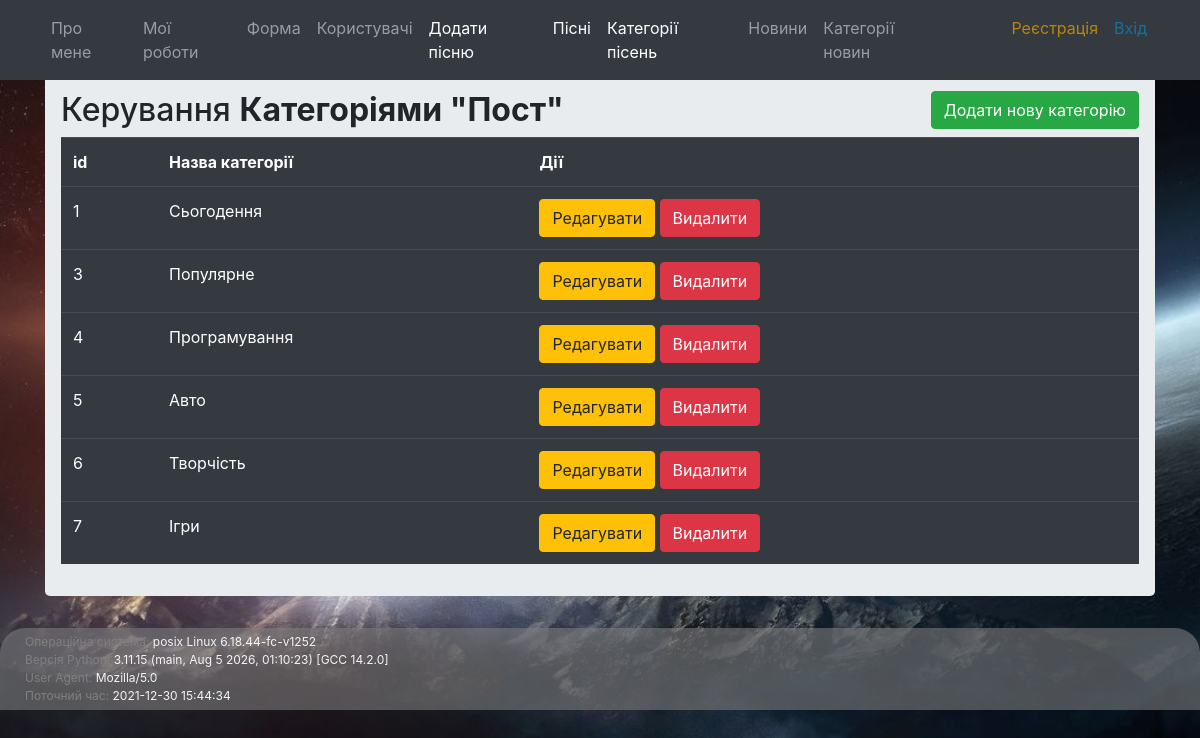
The app's page /post/categories, older data.
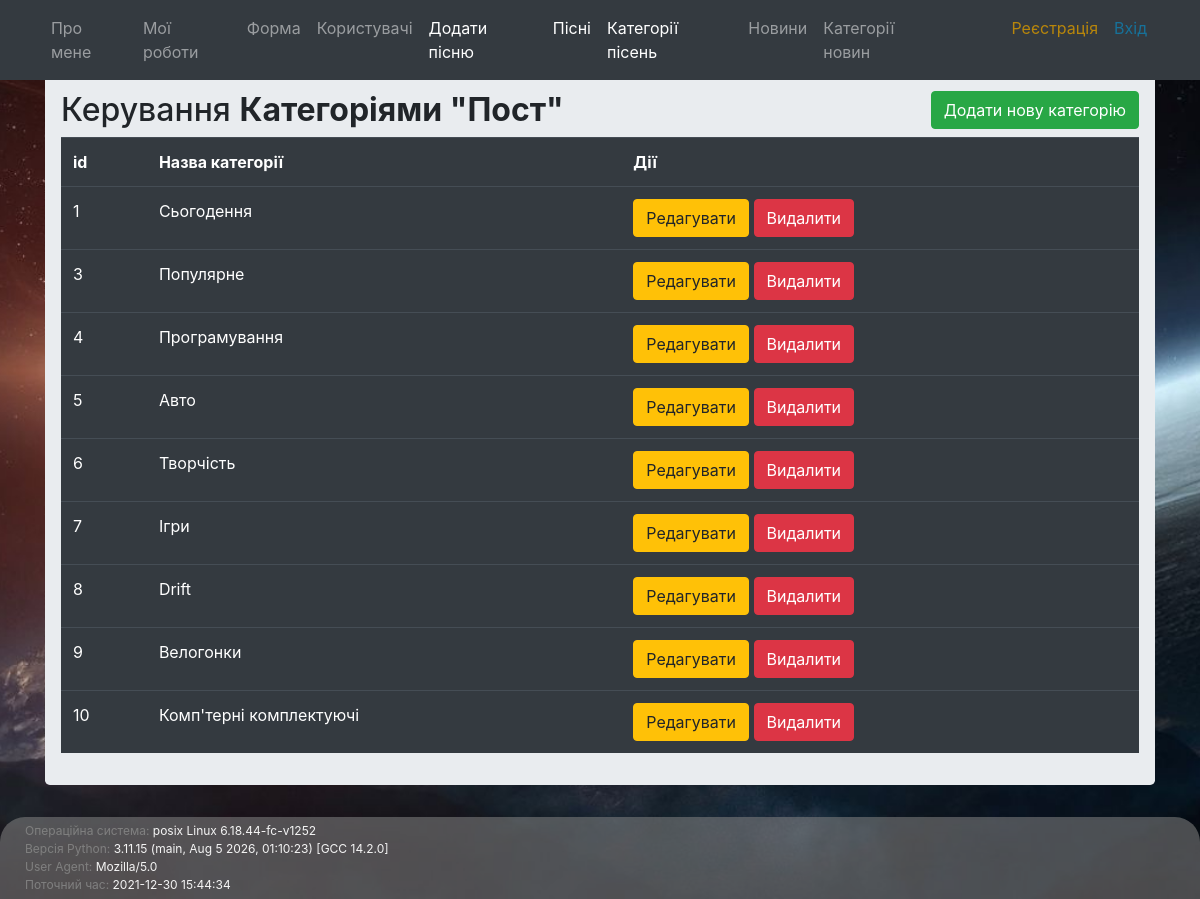
The same page, newer data.
### app/posts/models.py (models this page shows)
class Category(db.Model):
    id = db.Column(db.Integer, primary_key=True)
    name = db.Column(db.String(50), nullable=False, unique=True)
    posts = db.relationship("Post", back_populates="category")

### app/posts/views.py (the view)
@post_blueprint.route('/categories', methods=['GET', 'POST'])
def categories():
    form = CategoryForm()
    if form.name.data:
        category = Category(name=form.name.data)
        db.session.add(category)
        db.session.commit()
        form.name.data = ''
        flash('Категорія ' + category.name + ' додана!', category='success')
    categories = Category.query.all()
    return render_template('categories.html', categories=categories, form=form, data=getFooterData())

### app/posts/getFunction.py (called while the page is built)
def getFooterData():
    OS_info = os.name + " " + platform.system() + " " + platform.release()
    current_datetime = datetime.now()
    userAgent = request.headers.get('User-Agent')
    pythonVersion = sys.version
    return [OS_info, pythonVersion, userAgent, current_datetime]

### app/posts/templates/categories.html (shortened to what this page needs)
{% from "_render_field.html" import render_field %}
{% extends "baseTemplate.html" %}
{%block content %}
    <div class="container">
        <div class="row">
            <div class="col md-12">
                <div class="jumbotron p-3">
                    <h2>Керування <b>Категоріями "Пост"</b>
                        <button type="button" class="btn btn-success float-right" data-bs-toggle="modal" data-bs-target="#mymodal">
                            Додати нову категорію
                        </button>
                    </h2>
                    <table class="table table-hover table-dark">
                        <tr>
                            <th>id</th>
                            <th>Назва категорії</th>
                            <th>Дії</th>
                        </tr>
                        {% for cat in categories %}
                        <tr>
                            <td>{{cat.id}}</td>
                            <td>{{cat.name}}</td>
                            <td>
                                <a href="{{ url_for('post.update_post_category', id=cat.id) }}"
                                   class="btn btn-warning btn-xs" data-bs-toggle="modal"
                                   data-bs-target="#modaledit{{cat.id}}">Редагувати</a>
                                <a href="{{ url_for('post.delete_post_category', id=cat.id) }}"
                                   class="btn btn-danger btn-xs"
                                   onclick="return confirm('Ви впевнені, що бажаєте видалити даний запис?')">Видалити</a>
                            </td>
                        </tr>
                        {% endfor %}
                    </table>
                </div>
            </div>
        </div>
    </div>
{% endblock %}

### app/templates/baseTemplate.html (shortened to what this page needs)
<!DOCTYPE html>
<html lang="en">
    <head>
        <link rel="stylesheet" href="https://stackpath.bootstrapcdn.com/bootstrap/4.5.0/css/bootstrap.min.css">
        <link rel="stylesheet" href="{{ url_for('static', filename='css/main.css') }}">
        {% include "header.html" %}
    </head>
    <body>
        <div>
            {% block content %}
            {% endblock %}
        </div>
    <div class="">
        {% extends "footer.html" %}

### app/templates/header.html (shortened to what this page needs)
{% block head %}
    <header>
        <nav class="navbar navbar-expand-lg navbar-dark bg-dark" id="navbar">
            <div class="container">
                <div class="collapse navbar-collapse" id="navbarSupportedContent">
                    <ul class="navbar-nav mr-auto">
                        <li class="nav-item active" style="margin-left: -75px">
                            <a class="nav-link" href="{{ url_for('main_bp.home') }}">Домашня сторінка</a>
                        </li>
                        <li class="nav-item" style="margin-left: -5px">
                            <a class="nav-link" href="{{ url_for('main_bp.about') }}">Про мене</a>
                        </li>
                        <li class="nav-item">
                            <a class="nav-link" href="{{ url_for('main_bp.myworks') }}">Мої роботи</a>
                        </li>
                        <li class="nav-item">
                            <a class="nav-link" href="{{ url_for('registerzno.formRegisterDoc') }}">Форма</a>
                        </li>
                        <li class="nav-item">
                            <a class="nav-link" href="{{ url_for('auth.users') }}">Користувачі</a>
                        </li>
                        <li class="nav-item">
                            <a class="nav-link" href="{{ url_for('songs.add_song') }}" style="color: white">Додати пісню</a>
                        </li>
                        <li class="nav-item">
                            <a class="nav-link" href="{{ url_for('songs.view_songs') }}" style="color: white">Пісні</a>
                        </li>
                        <li class="nav-item">
                            <a class="nav-link" href="{{ url_for('songs.category_crud') }}" style="color: white">Категорії пісень</a>
                        </li>
                        <li class="nav-item">
                            <a class="nav-link" href="{{ url_for('post.index') }}">Новини</a>
                        </li>
                        <li class="nav-item">
                            <a class="nav-link" href="{{ url_for('post.categories') }}">Категорії новин</a>
                        </li>
                        {% if current_user.is_authenticated %}
                            <li class="nav-item">
                                <a class="nav-link" href="{{ url_for('post.create') }}">Додати новину</a>
                            </li>
                            <li class="nav-item" style="margin-right: -55px">
                                <a class="nav-link" href="{{ url_for('auth.account') }}" style="color: white">Профіль</a>
                            </li>
                            <li class="nav-item" style="margin-left: 50px">
                                <a class="nav-link" href="{{ url_for('auth.logout') }}" style="color: red" >Вихід</a>
                            </li>
                        {% else %}
                            <li class="nav-item" style="margin-left: 50px">
                                <a class="nav-link" href="{{ url_for('auth.register') }}" style="color: darkgoldenrod">Реєстрація</a>
                            </li>
                            <li class="nav-item">
                                <a class="nav-link" href="{{ url_for('auth.login') }}" style="color: #177199" >Вхід</a>
                            </li>
                        {% endif %}
                    </ul>
                </div>
            </div>
        </nav>
    </header>
{% endblock %}

### app/templates/footer.html
{% block footer %}
<footer>
    <div>
        <span class="footer-span-left">Операційна система:</span>
        <span class="footer-span-right">{{data[0]}}</span>
    </div>
    <div>
        <span class="footer-span-left">Версія Python:</span>
        <span class="footer-span-right">{{data[1]}}</span>
    </div>
    <div>
        <span class="footer-span-left">User Agent:</span>
        <span class="footer-span-right">{{data[2]}}</span>
    </div>
    <div>
        <span class="footer-span-left">Поточний час:</span>
        <span class="footer-span-right">{{data[3]}}</span>
    </div>
</footer>
{% endblock %}

### app/static/css/main.css (style rules this page uses)
body { height: 100%; background: url('../images/fon2.jpg') no-repeat fixed center center; -webkit-background-size: cover; -moz-background-size: cover; -o-background-size: cover; background-size: cover; }
#navbar { width: 100%; position: fixed; top: 0; left: 0; z-index: 98; }
#navbarSupportedContent { margin-left: 75px; }
header { margin-bottom: 75px; }
footer { padding: 5px 25px; font-size: 12px; background-color: rgba(128, 128, 128, 0.57); border-radius: 25px 25px 0px 0px; color: aliceblue; width: 100%; }
.footer-span-left { color: grey; }
.footer-span-right { color: whitesmoke; }

Row changes from the older to the newer data that the page shows:
added Category: id "8", name "Drift"
added Category: id "9", name "Велогонки"
added Category: id "10", name "Комп'терні комплектуючі"
